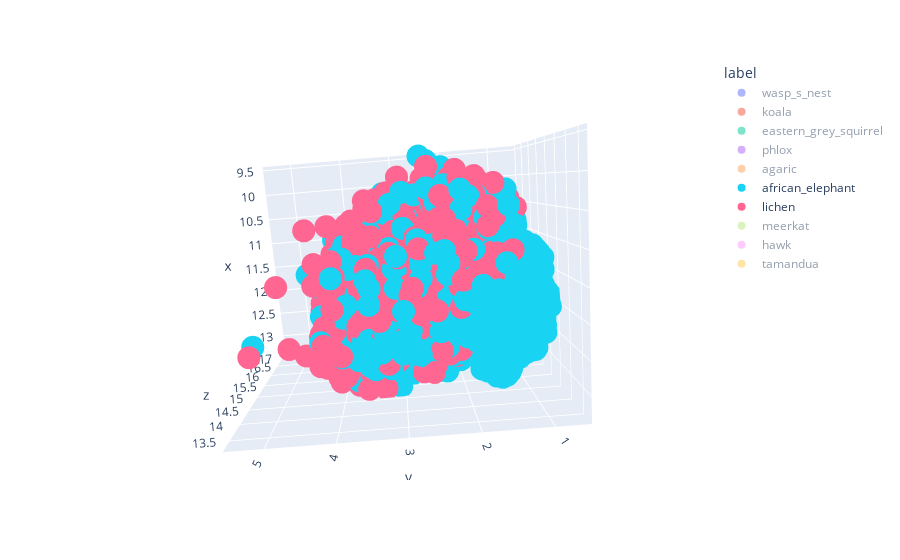

Here is the notebook cell this chart was saved with:
### Code cell
p = my_umap.MyUMAP(n_components=3, random_state=69)
p.fit(x)
proj = p.transform(x)
df = pd.DataFrame(dict(x=proj[:, 0], y=proj[:, 1], z=proj[:, 2], label=[cl_dict[int(el)] for el in y]))
groups = df.groupby('label')
fig = px.scatter_3d(df, x='x', y='y', z='z', color='label')
fig.show()

### Figure 1 — Plotly figure (JSON) as saved in the notebook; plotly's stock layout.template omitted (floating-point values rounded to 4 significant figures; data arrays with more than 128 entries replaced by an {"elided": "..."} marker saying what was removed)
{"data": [{"hovertemplate": "label=wasp_s_nest<br>x=%{x}<br>y=%{y}<br>z=%{z}<extra></extra>", "legendgroup": "wasp_s_nest", "marker": {"color": "#636efa", "symbol": "circle"}, "mode": "markers", "name": "wasp_s_nest", "scene": "scene", "showlegend": true, "type": "scatter3d", "visible": "legendonly", "x": {"elided": "1000 float values"}, "y": {"elided": "1000 float values"}, "z": {"elided": "1000 float values"}}, {"hovertemplate": "label=koala<br>x=%{x}<br>y=%{y}<br>z=%{z}<extra></extra>", "legendgroup": "koala", "marker": {"color": "#EF553B", "symbol": "circle"}, "mode": "markers", "name": "koala", "scene": "scene", "showlegend": true, "type": "scatter3d", "visible": "legendonly", "x": {"elided": "1000 float values"}, "y": {"elided": "1000 float values"}, "z": {"elided": "1000 float values"}}, {"hovertemplate": "label=eastern_grey_squirrel<br>x=%{x}<br>y=%{y}<br>z=%{z}<extra></extra>", "legendgroup": "eastern_grey_squirrel", "marker": {"color": "#00cc96", "symbol": "circle"}, "mode": "markers", "name": "eastern_grey_squirrel", "scene": "scene", "showlegend": true, "type": "scatter3d", "visible": "legendonly", "x": {"elided": "1000 float values"}, "y": {"elided": "1000 float values"}, "z": {"elided": "1000 float values"}}, {"hovertemplate": "label=phlox<br>x=%{x}<br>y=%{y}<br>z=%{z}<extra></extra>", "legendgroup": "phlox", "marker": {"color": "#ab63fa", "symbol": "circle"}, "mode": "markers", "name": "phlox", "scene": "scene", "showlegend": true, "type": "scatter3d", "visible": "legendonly", "x": {"elided": "1000 float values"}, "y": {"elided": "1000 float values"}, "z": {"elided": "1000 float values"}}, {"hovertemplate": "label=agaric<br>x=%{x}<br>y=%{y}<br>z=%{z}<extra></extra>", "legendgroup": "agaric", "marker": {"color": "#FFA15A", "symbol": "circle"}, "mode": "markers", "name": "agaric", "scene": "scene", "showlegend": true, "type": "scatter3d", "visible": "legendonly", "x": {"elided": "1000 float values"}, "y": {"elided": "1000 float values"}, "z": {"elided": "1000 float values"}}, {"hovertemplate": "label=african_elephant<br>x=%{x}<br>y=%{y}<br>z=%{z}<extra></extra>", "legendgroup": "african_elephant", "marker": {"color": "#19d3f3", "symbol": "circle"}, "mode": "markers", "name": "african_elephant", "scene": "scene", "showlegend": true, "type": "scatter3d", "visible": true, "x": {"elided": "1000 float values"}, "y": {"elided": "1000 float values"}, "z": {"elided": "1000 float values"}}, {"hovertemplate": "label=lichen<br>x=%{x}<br>y=%{y}<br>z=%{z}<extra></extra>", "legendgroup": "lichen", "marker": {"color": "#FF6692", "symbol": "circle"}, "mode": "markers", "name": "lichen", "scene": "scene", "showlegend": true, "type": "scatter3d", "x": {"elided": "1000 float values"}, "y": {"elided": "1000 float values"}, "z": {"elided": "1000 float values"}}, {"hovertemplate": "label=meerkat<br>x=%{x}<br>y=%{y}<br>z=%{z}<extra></extra>", "legendgroup": "meerkat", "marker": {"color": "#B6E880", "symbol": "circle"}, "mode": "markers", "name": "meerkat", "scene": "scene", "showlegend": true, "type": "scatter3d", "visible": "legendonly", "x": {"elided": "1000 float values"}, "y": {"elided": "1000 float values"}, "z": {"elided": "1000 float values"}}, {"hovertemplate": "label=hawk<br>x=%{x}<br>y=%{y}<br>z=%{z}<extra></extra>", "legendgroup": "hawk", "marker": {"color": "#FF97FF", "symbol": "circle"}, "mode": "markers", "name": "hawk", "scene": "scene", "showlegend": true, "type": "scatter3d", "visible": "legendonly", "x": {"elided": "1000 float values"}, "y": {"elided": "1000 float values"}, "z": {"elided": "1000 float values"}}, {"hovertemplate": "label=tamandua<br>x=%{x}<br>y=%{y}<br>z=%{z}<extra></extra>", "legendgroup": "tamandua", "marker": {"color": "#FECB52", "symbol": "circle"}, "mode": "markers", "name": "tamandua", "scene": "scene", "showlegend": true, "type": "scatter3d", "visible": "legendonly", "x": {"elided": "1000 float values"}, "y": {"elided": "1000 float values"}, "z": {"elided": "1000 float values"}}], "layout": {"autosize": true, "legend": {"title": {"text": "label"}, "tracegroupgap": 0}, "margin": {"t": 60}, "scene": {"aspectmode": "auto", "aspectratio": {"x": 0.913, "y": 1.165, "z": 0.9403}, "camera": {"center": {"x": 0, "y": 0, "z": 0}, "eye": {"x": -0.3366, "y": -0.02767, "z": -1.95}, "projection": {"type": "perspective"}, "up": {"x": 0.008013, "y": -0.003332, "z": 1.0}}, "domain": {"x": [0, 1], "y": [0, 1]}, "xaxis": {"title": {"text": "x"}, "type": "linear"}, "yaxis": {"title": {"text": "y"}, "type": "linear"}, "zaxis": {"title": {"text": "z"}, "type": "linear"}}}}
